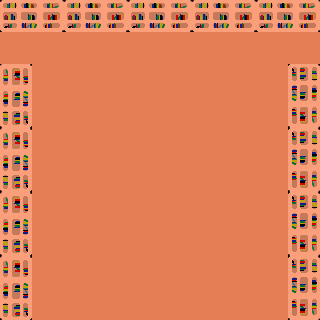

A 2D game scene composited from a Tiled map and its tileset images. What follows is a short description and the map's XML, with each tile layer's data collapsed to a summary:
An orthogonal 10x10 tile map with 32x32 px tiles, 1 tile layer (Tile Layer 1), 3 tilesets.

<map version="1.0" orientation="orthogonal" renderorder="right-down" width="10" height="10" tilewidth="32" tileheight="32" nextobjectid="1">
 <tileset firstgid="1" name="Floor" tilewidth="32" tileheight="32" tilecount="1" columns="1">
  <image source="Wood floor.png" width="32" height="32" />
 </tileset>
 <tileset firstgid="2" name="pink" tilewidth="32" tileheight="32" tilecount="1" columns="1">
  <image source="libraryFloor.png" width="32" height="32" />
 </tileset>
 <tileset firstgid="3" name="books" tilewidth="32" tileheight="32" tilecount="2" columns="2">
  <image source="bookshelves.png" width="64" height="32" />
 </tileset>
 <layer name="Tile Layer 1" width="10" height="10">
  <data>[100 cells, 100 non-empty, 3 distinct tile ids]</data>
 </layer>
</map>